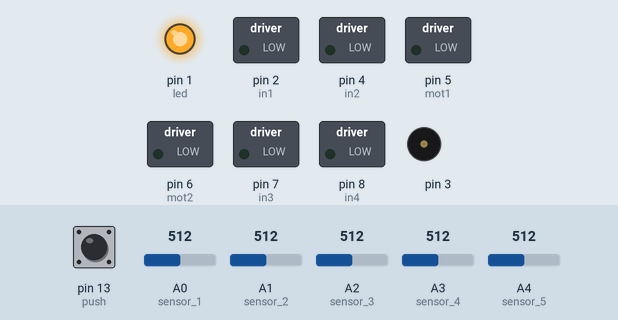
This sketch was run on a simulated Arduino Uno, built with avr-gcc and run on an emulated ATmega328P. On the bench: switched loads named in the sketch (green lamp = pin HIGH), output pins drawn as LEDs (lit = HIGH), buzzer (waves = sounding). The test bench sets the inputs (shaded band); at power-on: pin 13 (push) LOW, A0 (sensor_1) = 512, A1 (sensor_2) = 512, A2 (sensor_3) = 512, A3 (sensor_4) = 512, A4 (sensor_5) = 512.

Above: at 0.8 s.
0.9 s: pin 13 (push) pulled HIGH for 3.2 s
At 1.6 s:
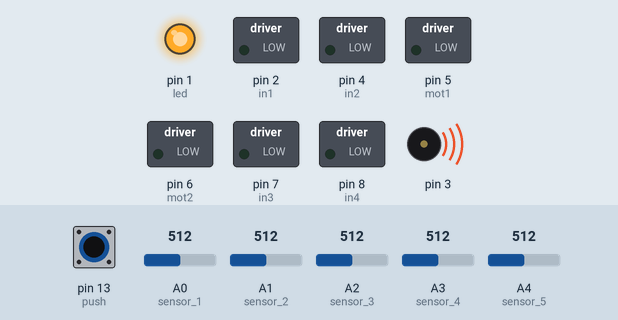
At 2.4 s:
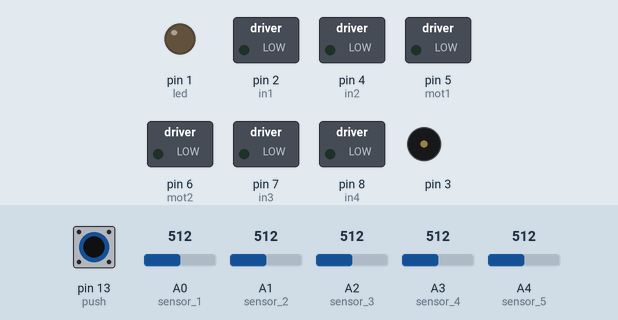
7.1 s: pin 13 (push) pulled HIGH for 0.15 s
At 11.9 s:
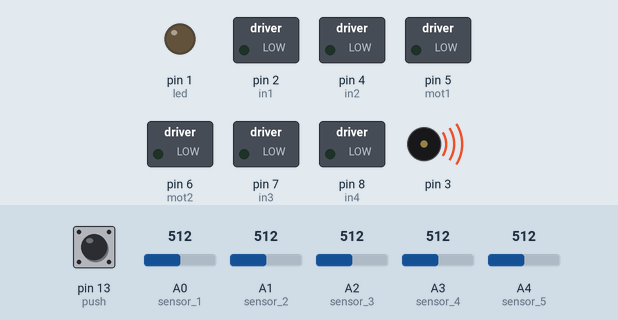
Timing chart, 0 to 13.6 s (numbered marks = the images above; inputs shaded):
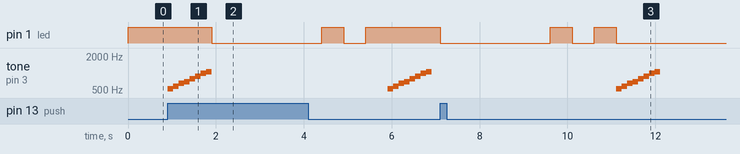

Measured:
- after the input at 0.9 s, pin 1 (led): HIGH → LOW after 1.0 s, → HIGH 2.5 s later, → LOW 0.50 s later, → HIGH 0.50 s later; tone on pin 3: plays 523 Hz for 0.13 s, 587 Hz for 0.13 s, 659 Hz for 0.13 s, 698 Hz for 0.13 s, 784 Hz for 0.13 s, 880 Hz for 0.13 s … (16 notes in this stretch), starting at once
- after the input at 7.1 s, pin 1 (led): goes LOW 2.5 s, HIGH 0.50 s, LOW 0.50 s, HIGH 0.50 s, then LOW, starting at once; tone on pin 3: plays 523 Hz for 0.13 s, 587 Hz for 0.13 s, 659 Hz for 0.13 s, 698 Hz for 0.13 s, 784 Hz for 0.13 s, 880 Hz for 0.13 s … (8 notes in this stretch), starting after 4.0 s

The sketch:

Porfirio.ino
```cpp
/*
   Seguidor de línea.

   Queremos que el robot siga una línea blanca (1.9cm) sobre un fondo negro, así se debe de
   cumplir lo siguiente:
   1) Cuando el sensor 3 (centro) detecte blanco que los dos motores avancen hacia adelante.
   2) Cuando el sensor 4 de la derecha  y el 3 detecten blanco que de vuelta ligeramente hacia la derecha.
   3) Cuando el sensor 2 de la izquierda y el 3 detecten blanco que de vuelta ligeramente hacia la izquierda.
   4) Cuando el sensor 1 y 2 detecten blanco, gira a la izquierda.
   5) Cuando el sensor 4 y 5 detecten blanco, gira a la derecha.

               //--------------------Lecturas----------------------------//
   //--Función--//-Sensor 1-//-Sensor 2-//-Sensor 3-//-Sensor 4-//-Sensor 5//
     Adelante                               >= 800
     Derecha1                               >= 800     >= 750
     Derecha2                                          >= 750      >=800
     Derecha3       >= 300     >= 800       >= 800
     Izquierda1                >= 800       >= 800
     Izquierda2     >= 300     >= 800
     Izquierda3                                        >= 750      >=800
   //---------------------------------------------------------------------//


   Valores tomados a la 1:57 pm
   //---------00100--------   Adelante
     223  740 992 641 593
     182  745 991 662 607       //Pegado a la ventana
   //---------01100--------   Izquierda
     216  987 987 591 498
     157  748 991 641 608       //Pegado a la ventana
   //---------11000--------  Izquierda
     966  961 591 544 570
     592  994 570 550 418
     478  972 604 638 643       //Pegado a la ventana
   //---------00110-------- Derecha
     166  683 990 973 701
     175  784 978 977 627       //Pegado a la ventana
   //---------00011-------- Derehca
     170  700 557 988 965
     174  680 672 989 960       //Pegado a la ventana
   //---------11100-------- Izquierda
     980  990 990 614 611
     266  993 980 564 562       //Pegado a la ventana
   //---------00111-------- Derehca
     147  753 990 989 969
     130  599 990 987 988       //pegado a la ventana

   Consideraciones.
   La velocidad del robot es un factor importante.
   El radio de giro del robot depende de la diferencia de velocidad de los dos motores,
   se debe calibrar bien esto.
   El motor 1 gira a 220 mientras que el motor 2 gira a 255 para que se vaya derecho el robot.

*/

/////////////////////////////////////////////////////////////////////////////////////////////////
//                                                                                             //
//                                  ESTE YA SIRVE EN SOMBRA                                    //
//                                  TAMBIÉN SIRVE BAJO EL SOL                                  //
//  La calibración funciona sin problemas tomando el 80% de la diferencia entre negro y blanco //
//                                                                                             //
/////////////////////////////////////////////////////////////////////////////////////////////////
//
//
//  NOTAS:
//  -> Con el ciclo while en el caso 11000 , 00011 , 10000 , 00001 , 01000 , 00010 , 01100 y 00110 se logra que, al leer blanco el sensor central, haya redirección.
//  -> Hay que lograr quitar las oscilaciones cuando lee el sensor central y adyacentes (s2,ss3,s4). Se quitó el caso de 01110 con instrucción hacia adelante por que se salía de la pista.
//  -> Este programa es el que mejor funciona bajo el sol.
//  -> En este código se modificaron, respecto a la versión 16.2, las condiciones de 10000 y 00001. En lugar de ir hacia adeltante continua con el giro (más suave).
//  -> La diferencia en tiempos respecto a la versión 16.2 no es apreciable.
//
////////////////////////////////////////////////////////////////////////////////////////////////
#include "globales.h"
#include "movimiento.h"
#include "velocidades.h"
#include "sensores.h"
#include "RTTTL.h"

//--------------------------Variables------------------------------
//----------Sensores reflexivos-------------------------
int lec1;         //Almacena la lectura del sensor 1
int lec2;         //Almacena la lectura del sensor 2
int lec3;         //Almacena la lectura del sensor 3
int lec4;         //Almacena la lectura del sensor 4
int lec5;         //Almacena la lectura del sensor 5
/*
  //-------------Umbral con valores fijos------------------------------
  int umbral_s1 = 300;       //Valor umbral del sensor 1
  int umbral_s2 = 800;       //Valor umbral del sensor 2
  int umbral_s3 = 800;       //Valor umbral del sensor 3
  int umbral_s4 = 800;       //Valor umbral del sensor 4
  int umbral_s5 = 900;       //Valor umbral del sensor 5
*/


//-----------Umbral con valores calculados en la calibración (ver setup())-------------
int umbral_s1;       //Valor umbral del sensor 1
int umbral_s2;       //Valor umbral del sensor 2
int umbral_s3;       //Valor umbral del sensor 3
int umbral_s4;       //Valor umbral del sensor 4
int umbral_s5;       //Valor umbral del sensor 5


//-----------------Función para hacer lectura de sensores---------------------------------
void medir() {
  lec1 = analogRead(sensor_1);     //lee el valor del sensor 1 y almacenalo en lec1
  lec2 = analogRead(sensor_2);     //lee el valor del sensor 1 y almacenalo en lec2
  lec3 = analogRead(sensor_3);     //lee el valor del sensor 1 y almacenalo en lec3
  lec4 = analogRead(sensor_4);     //lee el valor del sensor 1 y almacenalo en lec4
  lec5 = analogRead(sensor_5);     //lee el valor del sensor 1 y almacenalo en lec5

  /* Serial.println("Izquierda_extremo   Izquierda    Centro    Derecha  Derecha_extremo");
    Serial.print("    ");
    Serial.print(lec1);
    Serial.print("          ");
    Serial.print(lec2);
    Serial.print("          ");
    Serial.print(lec3);
    Serial.print("          ");
    Serial.print(lec4);
    Serial.print("          ");
    Serial.print(lec5);
    Serial.println("    ");
    Serial.println("    ");
    //delay(300);
  */
}

void setup() {
  //Serial.begin(9600);     // Comunicación serial apagada cuando se quiera hacer uso del LED. Con comuniación serial activada el LED se queda prendido.
  pinMode(push, INPUT);     // Push button como entrada
  pinMode(led, OUTPUT);     // LED (azul) como salida
  digitalWrite(led, 0);
  setup_cancion();
  setup_movimiento();
  alto();
  setup_sensores();

  calibrar();
  umbral_s1 = UMBRAL_S1(); //- 100;
  umbral_s2 = UMBRAL_S2(); //- 249;
  umbral_s3 = UMBRAL_S3(); //- 400;
  umbral_s4 = UMBRAL_S4(); //- 330;
  umbral_s5 = UMBRAL_S5(); //- 160;

}

void loop() {
  medir();      //Lee los sensores

  //---------00100--------
  // 223  740 992 641 593
  //182  745 991 662 607       //Pegado a la ventana

  //----------------------------Lectura-00100------------------------------------
  if (lec1 < umbral_s1 &&  lec2 < umbral_s2  && lec3 >= umbral_s3 && lec4 < umbral_s4 && lec5 < umbral_s5) {
    adelante();
  }

  //----------------------------Lectura 01110------------------------------------
//  if (lec1 < umbral_s1 &&  lec2 >= umbral_s2  && lec3 >= umbral_s3 && lec4 >= umbral_s4 && lec5 < umbral_s5) {
//    adelante();
//  }

  //----------------------------Lectura-01000------------------------------------
  if (lec1 < umbral_s1 &&  lec2 >= umbral_s2  && lec3 < umbral_s3 && lec4 < umbral_s4 && lec5 < umbral_s5) {
    while (lec3 < umbral_s3) {
      izquierda21();
      medir();
    }
    adelante();//<-
    //derecha12();
  }

  //----------------------------Lectura-00010------------------------------------
  if (lec1 < umbral_s1 &&  lec2 < umbral_s2  && lec3 < umbral_s3 && lec4 >= umbral_s4 && lec5 < umbral_s5) {
    while (lec3 < umbral_s3) {
      derecha21();
      medir();
    }
    adelante(); //<-
    //izquierda12();
  }

  //---------01100--------
  //   216  987 987 591 498
  // 157  748 991 641 608        //Pegado a la ventana

  //-----------------------------Lectura-01100-----------------------------------
  if (lec1 < umbral_s1 &&  lec2 >= umbral_s2  && lec3 >= umbral_s3 && lec4 < umbral_s4 && lec5 < umbral_s5) {
    while (lec3 < umbral_s3) {
      //izquierda12();
      izquierda21(); // Funciona mejor con este giro
      medir();
    }
    adelante(); //<-
    //derecha12();
  }

  //---------00110--------
  //  166  683 990 973 701
  //  175  784 978 977 627       //Pegado a la ventana

  //-----------------------------Lectura-00110-----------------------------------
  if (lec1 < umbral_s1 &&  lec2 < umbral_s2  && lec3 >= umbral_s3 && lec4 >= umbral_s4 && lec5 < umbral_s5) {
    while (lec3 < umbral_s3) {
      //derecha12();
      derecha21(); // Funciona mejor con este giro
      medir();
    }
    adelante();//<-
    //izquierda12();
  }

  //---------00011--------
  //  170  700 557 988 965
  //174  680 672 989 960       //Pegado a la ventana

  //-----------------------------Lectura-00011----------------------------------
  if (lec1 < umbral_s1 &&  lec2 < umbral_s2  && lec3 < umbral_s3 && lec4 >= umbral_s4 && lec5 >= umbral_s5) {
    while (lec3 < umbral_s3) {
      derecha31();
      medir();
    }
    adelante();
  }

  //---------11000--------
  //   966  961 591 544 570
  //   592  994 570 550 418
  //   478  972 604 638 643       //Pegado a la ventana

  //-----------------------------Lectura-11000----------------------------------
  if (lec1 >= umbral_s1 &&  lec2 >= umbral_s2  && lec3 < umbral_s3 && lec4 < umbral_s4 && lec5 < umbral_s5) {
    while (lec3 < umbral_s3) {
      izquierda31();
      medir();
    }
    adelante();
  }

  //---------00111--------
  //  147  753 990 989 969
  //  130  599 990 987 988       //pegado a la ventana

  //-----------------------------Lectura-00111----------------------
  if (lec1 < umbral_s1 &&  lec2 < umbral_s2  && lec3 >= umbral_s3 && lec4 >= umbral_s4 && lec5 >= umbral_s5) {
    derecha21();
  }

  //---------11100--------
  //  980  990 990 614 611
  //  266  993 980 564 562       //Pegado a la ventana

  //-----------------------------Lectura-11100----------------------
  if (lec1 >= umbral_s1 &&  lec2 >= umbral_s2  && lec3 >= umbral_s3 && lec4 < umbral_s4 && lec5 < umbral_s5) {
    izquierda21();
  }

  //-----------------------------Lectura-10000----------------------
  if (lec1 >= umbral_s1 &&  lec2 >= umbral_s2  && lec3 >= umbral_s3 && lec4 < umbral_s4 && lec5 < umbral_s5) {
    while (lec3 < umbral_s3) {
      izquierda33();
      medir();
    }
    //adelante();
    izquierda11();
  }

  //-----------------------------Lectura-00001----------------------
  if (lec1 >= umbral_s1 &&  lec2 >= umbral_s2  && lec3 >= umbral_s3 && lec4 < umbral_s4 && lec5 < umbral_s5) {
    while (lec3 < umbral_s3) {
      derecha33();
      medir();
    }
    //adelante();
    derecha11();
  }

  /*
    //----------------------------Lectura-00000------------------------------------
    if(lec1 < 300 &&  lec2 < 800  && lec3 < 800 && lec4 < 800 && lec5 < 800) {
    delay(100);
      alto();
      }
  */
}
```

RTTTL.h
```cpp
void setup_cancion();

void play_rtttl(char *p);
```

globales.h
```cpp
//------------------LED-----------------------
#define led 1

//------------------Buzzer--------------------
#define buzz 3

//-----------------Push button----------------
#define push 13    // Push button

//----------Sensores reflexivos-------------------------
#define sensor_1 A0    // sensor izquierdo extremo
#define sensor_2 A1    // sensor izquierdo
#define sensor_3 A2    // sensor central
#define sensor_4 A3    // sensor derecho
#define sensor_5 A4    // sensor derecho extremo
```

movimiento.cpp
```cpp
#include <Arduino.h>
#include "velocidades.h"

//------------------Motores-----------------------------
#define in1 2     // Input 1
#define in2 4     // Input 2
#define mot1 5    // Enable 1 (motor izquierdo)
#define mot2 6    // Enable 2 (motor derecho)
#define in3 7     // Input 3
#define in4 8     // Input 4

//----------------setup--------------------------------------
void setup_movimiento() {
  const byte motores[6] = {in1, in2, mot1, mot2, in3, in4};
  for (int i = 0; i < 6; i++) {
    pinMode(motores[i], OUTPUT); // Motores como salida
  }
}

//-----------------------Funciones de inicialización-----------------------------------
void motor1_adelante() {
  digitalWrite(in1, 1);
  digitalWrite(in2, 0);
}
void motor1_atras() {
  digitalWrite(in1, 0);
  digitalWrite(in2, 1);
}
void motor2_adelante() {
  digitalWrite(in3, 0);
  digitalWrite(in4, 1);
}
void motor2_atras() {
  digitalWrite(in3, 1);
  digitalWrite(in4, 0);
}

//--------------------------Funciones de movimiento---------------------------------------
//////// En general tenemos que velo > veloc > veloci
void adelante() {
  motor1_adelante();
  motor2_adelante();
  analogWrite(mot1, velo - 35);   // Con este ajuste de -35 en el motor 1 hacemos que las dos ruedas giren igual
  analogWrite(mot2, velo);
}
void atras() {
  motor1_atras();
  motor2_atras();
  analogWrite(mot1, velo - 35);
  analogWrite(mot2, velo);
}
void alto() {
  digitalWrite(in1, 0);
  digitalWrite(in2, 0);
  digitalWrite(in3, 0);
  digitalWrite(in4, 0);
  analogWrite(mot1, 0);
  analogWrite(mot2, 0);
}
//----------Giros con ambos motores hacia adelante------------------
void izquierda11() {       //Ambos motores hacia adelante.
  motor1_adelante();
  motor2_adelante();
  analogWrite(mot1, veloc - 10);
  analogWrite(mot2, velo);
}
void derecha11() {        //Ambos motores hacia adelante.
  motor1_adelante();
  motor2_adelante();
  analogWrite(mot1, velo);
  analogWrite(mot2, veloc - 10);
}
void izquierda12() {       //Ambos motores hacia adelante.
  motor1_adelante();
  motor2_adelante();
  analogWrite(mot1, veloc);
  analogWrite(mot2, velo);
}
void derecha12() {         //Ambos motores hacia adelante.
  motor1_adelante();
  motor2_adelante();
  analogWrite(mot1, velo);
  analogWrite(mot2, veloc);
}
//---------Giros con un motor hacia atrás (giros sobre el eje del robot)--------------
void izquierda21() {     //Motor1 gira hacia atrás.
  motor1_atras();
  motor2_adelante();
  analogWrite(mot1, veloci + 10);
  analogWrite(mot2, veloc);
}
void derecha21() {       //Motor2 gira hacia atrás.
  motor1_adelante();
  motor2_atras();
  analogWrite(mot1, veloc);
  analogWrite(mot2, veloci + 10);
}
//---------Giros con un motor detenido (giros con una rueda como pivote)--------------
void izquierda31() {    //Motor1 gira hacia atrás. Frena en seco el Motor1
  motor1_atras();
  motor2_adelante();
  analogWrite(mot1, veloci);
  analogWrite(mot2, veloc);
}
void derecha31() {       //Motor2 gira hacia atrás. Frena en seco el Motor2
  motor1_adelante();
  motor2_atras();
  analogWrite(mot1, veloc);
  analogWrite(mot2, veloci);
}
void izquierda32() {     //Motor1 gira hacia atrás. Frena en seco el Motor1
  motor1_atras();
  motor2_adelante();
  analogWrite(mot1, veloci - 10);
  analogWrite(mot2, veloc - 10);
}
void derecha32() {       //Motor2 gira hacia atrás. Frena en seco el Motor2
  motor1_adelante();
  motor2_atras();
  analogWrite(mot1, veloc - 10);
  analogWrite(mot2, veloci - 10);
}
void izquierda33() {    //Motor1 gira hacia atrás. Frena en seco el Motor1
  motor1_atras();
  motor2_adelante();
  analogWrite(mot1, veloci);
  analogWrite(mot2, veloc+10);
}
void derecha33() {       //Motor2 gira hacia atrás. Frena en seco el Motor2
  motor1_adelante();
  motor2_atras();
  analogWrite(mot1, veloc+10);
  analogWrite(mot2, veloci);
}
```

movimiento.h
```cpp
void setup_movimiento();

void adelante();

void izquierda11();
void derecha11();
void izquierda12();
void derecha12();

void izquierda21();
void derecha21();

void izquierda31();
void derecha31();
void izquierda32();
void derecha32();
void izquierda33();
void derecha33();

void alto();
```

sensores.h
```cpp
void setup_sensores();

void confirmacion();
void calibrar();

int UMBRAL_S1();
int UMBRAL_S2();
int UMBRAL_S3();
int UMBRAL_S4();
int UMBRAL_S5();
```

velocidades.h
```cpp
//-----------Con estas velocidades el robot va super bien. Tarda 13.16, 15.50 Seg en dar una vuelta sin peso y con liga en la rueda trasera.
//////// En general tenemos que velo > veloc > veloci
//#define velo  150 + 30 + 10 + 20        //velocidad a la que girarán las llantas, (1a 35 menos que 2da)
//#define veloc  100 + 10 + 10 + 20
//#define veloci  50 + 10 + 10


//-------------Con estas velocidades el robot va bien. Tarda 13.23, 13.14, 14.49, 13.15 Seg en una vuelta sin peso y con liga en la riueda trasera.
//---Versión final del robot: 11.52, 11.44, 11.60, 11.77, 11.61 seg
//----Aquí hay mayor estabilidada que en máxima velocidad
#define velo  150 + 30 + 10 + 20 + 30        //velocidad a la que girarán las llantas, (1a 35 menos que 2da)
#define veloc  100 + 10 + 10 + 20 + 30
#define veloci  50 + 10 + 10 + 10


//-----------Velocidades para carrito sin peso-----------
//////// En general tenemos que velo > veloc > veloci
//#define velo  150 + 30
//#define veloc  100 + 10
//#define veloci  50 + 10
//------Estas velocidades funcionan bien sin peso (falta probar con sol)-------
//------Al ponerle peso con estas velocidades se logra estabilidad, pero las vueltas en los casos 10000 y 00001 hay que hacerlas más rápidas.


//------Velocidades con velo al máximo-------------------
//-----------Verión final del robot: Con estas velocidad el robot hace 11.66, 11.32 Seg.
//#define velo  150 + 30 + 10 + 20 + 30  + 15     //velocidad a la que girarán las llantas, (1a 35 menos que 2da)
//#define veloc  100 + 10 + 10 + 20 + 30 + 10
//#define veloci  50 + 10 + 10 + 10
```

Source omitted: RTTTL.cpp (8377 bytes), sensores.cpp (4785 bytes)
